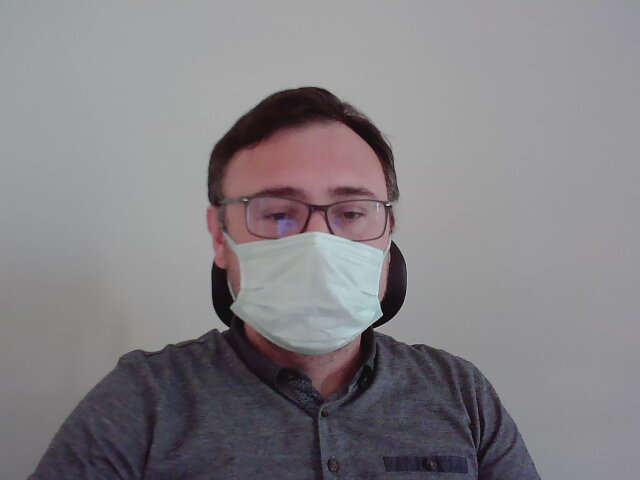
#> input picture images/yuz.jpg, 640 x 480 px
$ python siyah_beyaz_gri_donusum.py
#> lines starting #> are read from the running program, lines starting #| are printed output that depends on the picture; after the words box and inside, x2 and y2 are one past the last pixel; in counts of white or black regions, pixels touching at a corner belong together
# siyah_beyaz_gri_donusum.py
import cv2
import numpy as np
import os

#resimdeki nesne tespit için gereksiz ayrıntılaran kaçınılması gerekir
# bu ayrıntılardan biri de 3 kanallı renk bilgisidir.
yol = os.path.join(os.getcwd(),"images","yuz.jpg")

goruntu=cv2.imread(yol)
#> goruntu is the input picture: shape (480, 640, 3); mean B, G, R 132.7, 129.1, 132.3
print(goruntu.shape)
#| (480, 640, 3)
gri = cv2.cvtColor(goruntu,cv2.COLOR_BGR2GRAY)
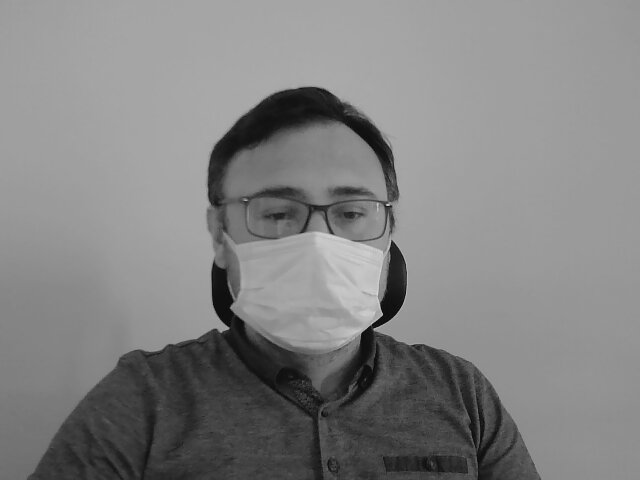
#> gri: shape (480, 640); min 2, max 217, mean 130.4
print(gri.shape)
#| (480, 640)
t,sb=cv2.threshold(gri,80,255,cv2.THRESH_BINARY)
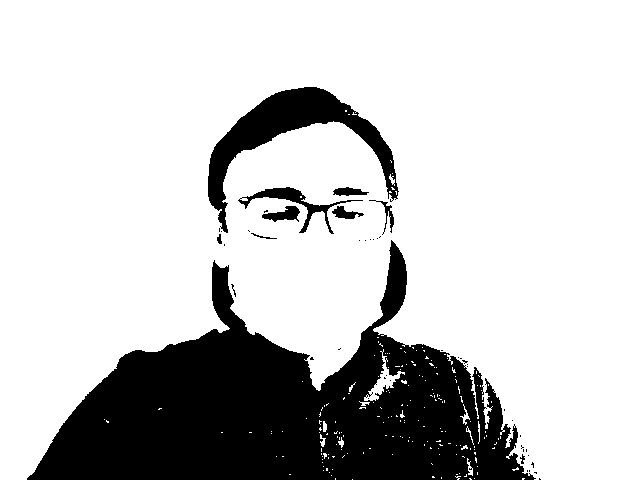
#> sb: shape (480, 640); 78.5% white; 46 black regions (36 under 20 px), largest, box (x1, y1, x2, y2) and area: (27, 240, 536, 480) 57152, (208, 87, 399, 233) 6927, (238, 187, 363, 234) 962
print(sb.shape)
#| (480, 640)

yol2=os.path.join(os.getcwd(),"images","chp2","scanned_doc.png")
belge=cv2.imread(yol2)
#> (the run stopped early here; a loop or call above may not have finished)
